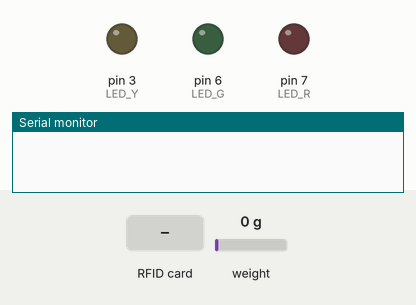
Simulated run of this sketch. Board: Arduino Uno, built with avr-gcc and run on an emulated ATmega328P. Parts: output pins drawn as LEDs (lit = HIGH), the last lines printed to the serial monitor. Inputs (shaded band) come from the test bench; at power-on: weight on the scale 0 g. Pins used as bus, display or sensor lines are not drawn.

Above: at 2.7 s.
2.8 s: RFID card 5E 7A 19 C4 held to the reader
At 3.7 s:
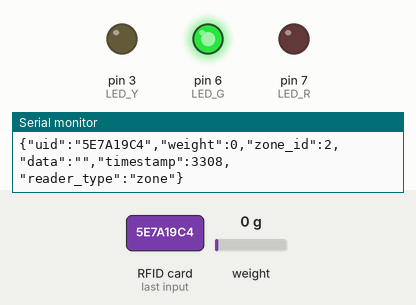
At 5.1 s:
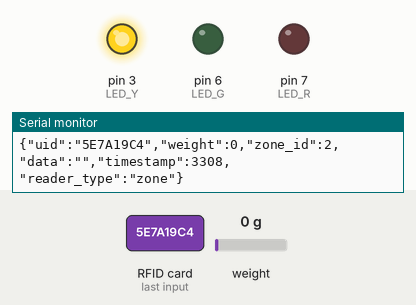
5.3 s: RFID card 5E 7A 19 C4 held to the reader
At 5.79 s:
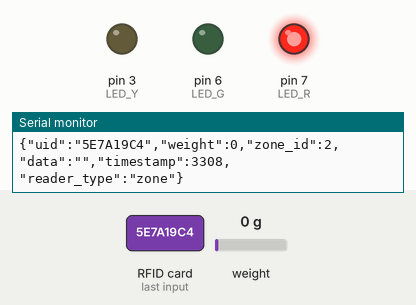
Timing chart, 0 to 13.3 s (numbered marks = the images above; inputs shaded):
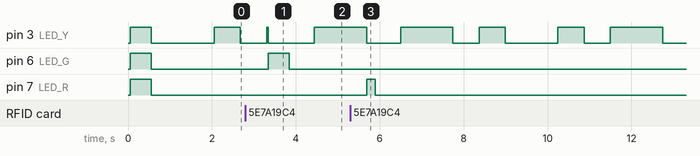

The sketch:

sketch_may18a_zones.ino
```cpp
#include <SPI.h>
#include <MFRC522.h>
#include <HX711.h>
#include <ArduinoJson.h>  // Ajouté pour faciliter la création de JSON

#define SS_PIN 10
#define RST_PIN 9
#define LED_G 6    // LED verte pour indiquer un succès
#define LED_R 7    // LED rouge pour indiquer une erreur
#define LED_Y 3    // LED jaune pour indiquer attente/processus en cours (optionnel)
#define ZONE_ID 2  // ID de la zone actuelle - MODIFIER selon votre zone

MFRC522 mfrc522(SS_PIN, RST_PIN);
MFRC522::MIFARE_Key key;
MFRC522::StatusCode status;
HX711 scale;
float calibration_factor = 215.0;

// Initialisation de la balance
float weight_grams = 0;

// Pour éviter la lecture répétée de la même carte
String lastReadUID = "";
unsigned long lastReadTime = 0;
const unsigned long READ_TIMEOUT = 3000; // 3 secondes entre les lectures

void setup() {
  Serial.begin(9600);
  SPI.begin();
  mfrc522.PCD_Init();

  pinMode(LED_G, OUTPUT);
  pinMode(LED_R, OUTPUT);
  pinMode(LED_Y, OUTPUT); // LED jaune pour les états intermédiaires

  // Allumer brièvement toutes les LEDs pour tester
  digitalWrite(LED_G, HIGH);
  digitalWrite(LED_R, HIGH);
  digitalWrite(LED_Y, HIGH);
  delay(500);
  digitalWrite(LED_G, LOW);
  digitalWrite(LED_R, LOW);
  digitalWrite(LED_Y, LOW);

  scale.begin(5, 4);
  scale.set_scale(calibration_factor);
  scale.tare();  // Réinitialiser la balance à 0

  // Préparer la clé pour authentification
  for (byte i = 0; i < 6; i++) {
    key.keyByte[i] = 0xFF;  // Clé par défaut
  }

}

void loop() {
  // Mettre à jour le poids
  updateWeight();

  // Faire clignoter la LED jaune pour indiquer que le système est en attente
  if (millis() % 1000 < 500) {
    digitalWrite(LED_Y, HIGH);
  } else {
    digitalWrite(LED_Y, LOW);
  }

  // Détection automatique des cartes
  if (mfrc522.PICC_IsNewCardPresent() && mfrc522.PICC_ReadCardSerial()) {
    // Allumer la LED jaune fixe pour indiquer une lecture en cours
    digitalWrite(LED_Y, HIGH);

    // Obtenir l'UID
    String uid = "";
    for (byte i = 0; i < mfrc522.uid.size; i++) {
      uid += (mfrc522.uid.uidByte[i] < 0x10 ? "0" : "");
      uid += String(mfrc522.uid.uidByte[i], HEX);
    }
    uid.toUpperCase();

    // Vérifier si c'est la même carte récemment lue
    if (uid != lastReadUID || (millis() - lastReadTime > READ_TIMEOUT)) {
      lastReadUID = uid;
      lastReadTime = millis();

      // Lire les données de la carte
      String data = readCardData();

      // Créer et envoyer le JSON
      StaticJsonDocument<256> doc;
      doc["uid"] = uid;
      doc["weight"] = weight_grams;
      doc["zone_id"] = ZONE_ID;  // Important: Identifie la zone dans laquelle le produit est placé
      doc["data"] = data;
      doc["timestamp"] = millis();
      doc["reader_type"] = "zone";  // Pour identifier que c'est le lecteur de zone

      // Sérialiser le JSON et envoyer
      String jsonOutput;
      serializeJson(doc, jsonOutput);
      Serial.println(jsonOutput);

      // LED verte pour confirmer
      digitalWrite(LED_G, HIGH);
      digitalWrite(LED_Y, LOW);
      delay(500);
      digitalWrite(LED_G, LOW);
    } else {
      // Même carte, ignorée
      digitalWrite(LED_R, HIGH);
      digitalWrite(LED_Y, LOW);
      delay(200);
      digitalWrite(LED_R, LOW);
    }

    // Terminer l'opération PICC
    mfrc522.PICC_HaltA();
    mfrc522.PCD_StopCrypto1();
  }

  delay(100); // Petite pause pour économiser les ressources
}

void updateWeight() {
  weight_grams = scale.get_units(5);  // Moyenne sur 5 lectures pour plus de stabilité
  if (weight_grams < 0) {
    weight_grams = 0.00;
  }
}

String readCardData() {
  byte blockAddr = 4;
  status = mfrc522.PCD_Authenticate(MFRC522::PICC_CMD_MF_AUTH_KEY_A, blockAddr, &key, &(mfrc522.uid));

  if (status != MFRC522::STATUS_OK) {
    digitalWrite(LED_R, HIGH);
    delay(500);
    digitalWrite(LED_R, LOW);
    return "AUTH_ERROR";
  }

  byte buffer[18];
  byte size = sizeof(buffer);
  status = mfrc522.MIFARE_Read(blockAddr, buffer, &size);

  if (status != MFRC522::STATUS_OK) {
    digitalWrite(LED_R, HIGH);
    delay(500);
    digitalWrite(LED_R, LOW);
    return "READ_ERROR";
  }

  // Convertir en chaîne
  String data = "";
  for (byte i = 0; i < 16 && buffer[i] != 0; i++) {
    data += (char)buffer[i];
  }

  return data;
}

// Fonction pour lire les données structurées de la carte
// Utilisée si vous stockez des données au format JSON ou autre format structuré
String readStructuredData() {
  String result = "";
  byte buffer[18];
  byte size = sizeof(buffer);

  // Lecture du bloc 4 (informations de base)
  byte blockAddr = 4;
  status = mfrc522.PCD_Authenticate(MFRC522::PICC_CMD_MF_AUTH_KEY_A, blockAddr, &key, &(mfrc522.uid));

  if (status != MFRC522::STATUS_OK) {
    return "AUTH_ERROR";
  }

  status = mfrc522.MIFARE_Read(blockAddr, buffer, &size);

  if (status != MFRC522::STATUS_OK) {
    return "READ_ERROR";
  }

  // Lire les données de base (bloc 4)
  String basicInfo = "";
  for (byte i = 0; i < 16 && buffer[i] != 0; i++) {
    basicInfo += (char)buffer[i];
  }

  // Construire un JSON si nécessaire
  StaticJsonDocument<128> doc;
  doc["product_info"] = basicInfo;

  // Si besoin, lire d'autres blocs pour plus d'informations

  // Sérialiser le résultat
  serializeJson(doc, result);
  return result;
}
```

Measured:
- after the input at 2.8 s, pin 6 (LED_G): LOW → HIGH after 0.54 s, → LOW 0.50 s later
- after the input at 5.3 s, pin 7 (LED_R): LOW → HIGH after 0.39 s, → LOW 0.20 s later
